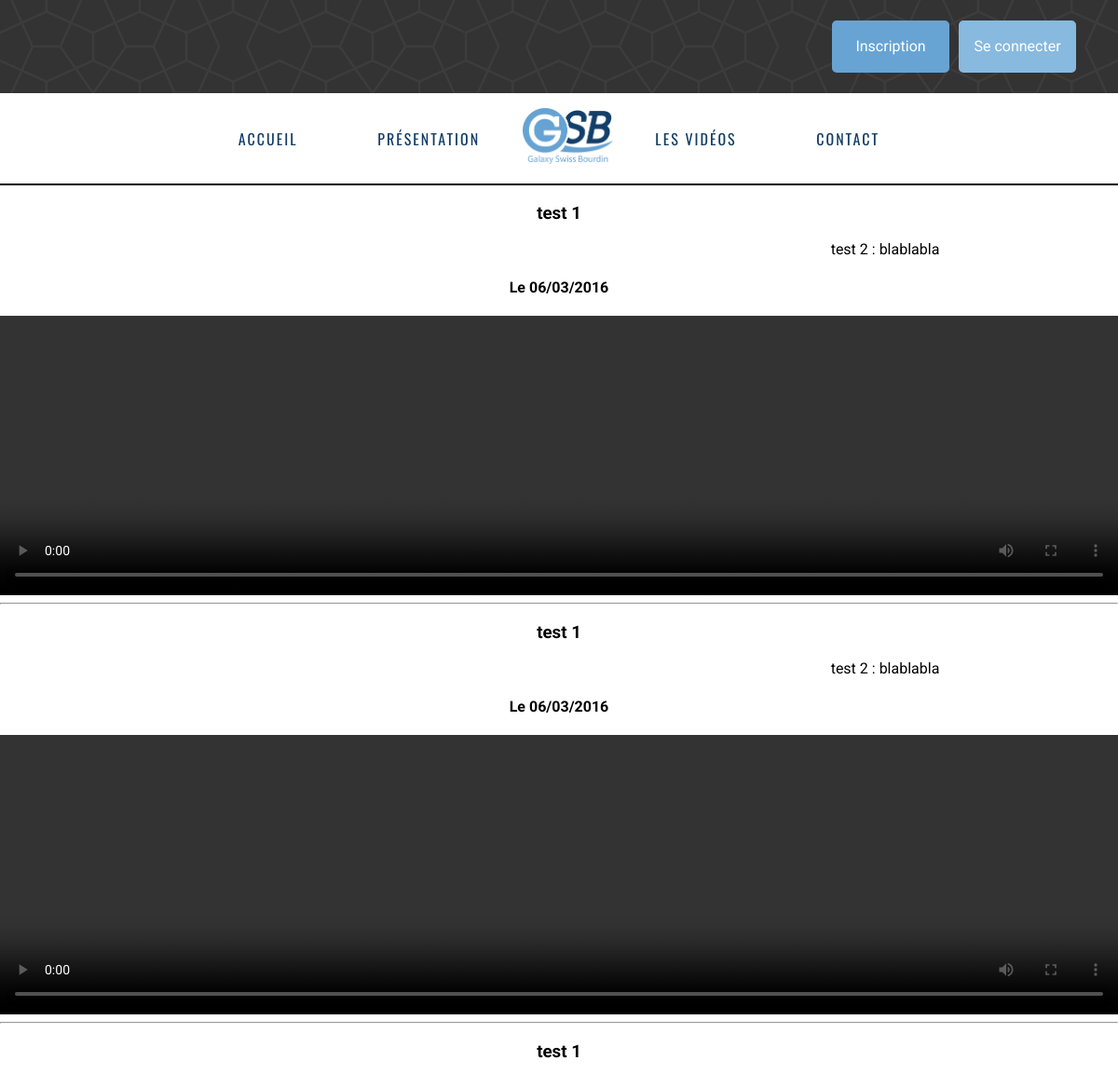
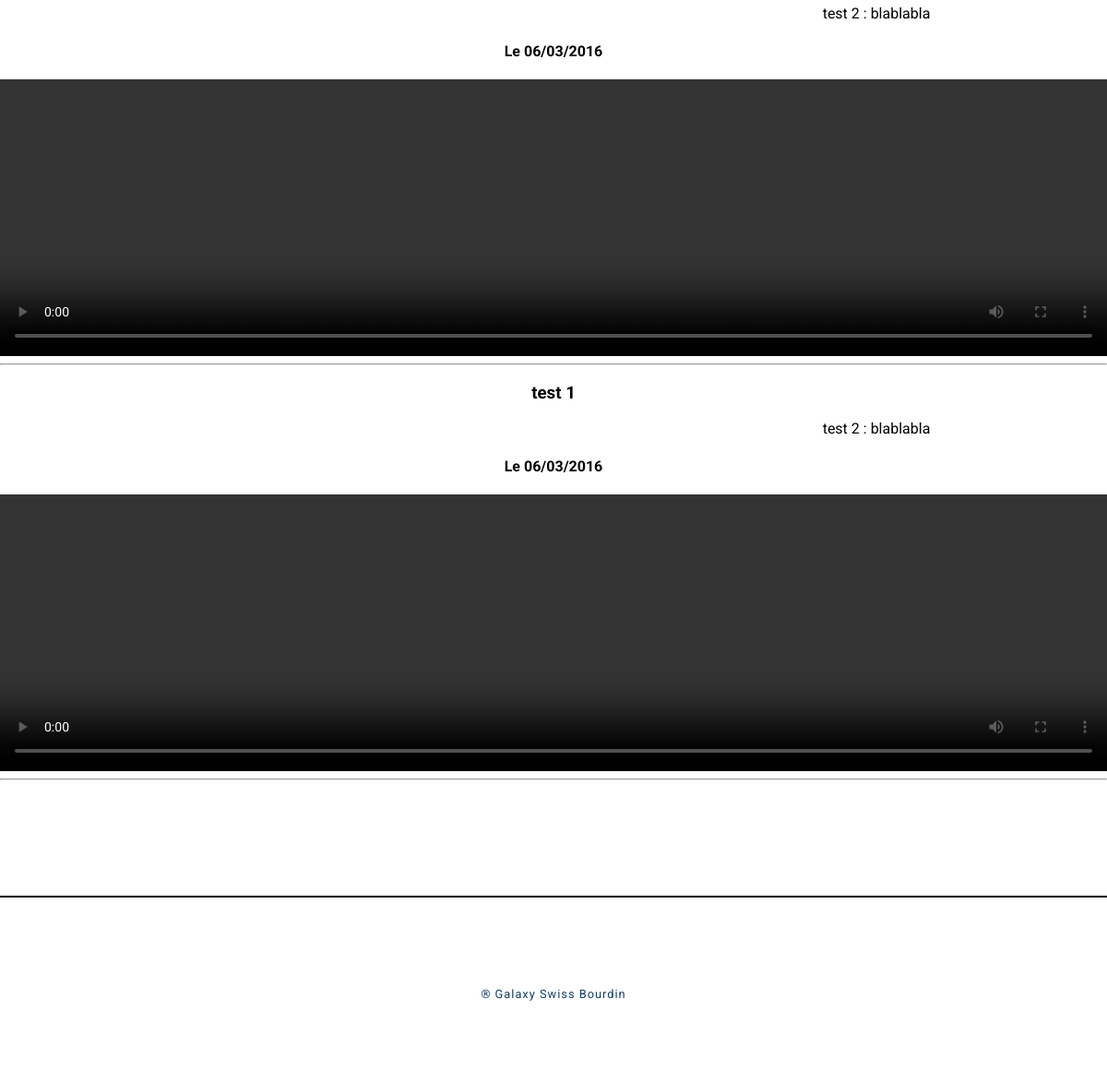
The app's page /affichage_video.php with its own data (2 pictures, top to bottom).
### tables this page shows
CREATE TABLE IF NOT EXISTS `video` (
  `id_video` int(11) NOT NULL AUTO_INCREMENT,
  `id_genre` int(11) DEFAULT NULL,
  `id_utilisateur` int(11) DEFAULT NULL,
  `titre` varchar(100) NOT NULL,
  `description` varchar(150) NOT NULL,
  `video` varchar(255) NOT NULL,
  `date` date NOT NULL,
  PRIMARY KEY (`id_video`),
  KEY `id_genre` (`id_genre`),
  KEY `id_utilisateur` (`id_utilisateur`)
);

### include/manager/VideoManager.class.php (called while the page is built, shortened)
<?php
class VideoManager
{
	private $base;
	public function setDb($base)
	{
		$this->base = $base;
	}
	public function getContenuParDate()
	{
		$tableau = array();
		$compteur = 0;
		$resultat = $this->base->query('SELECT * FROM video order by Date DESC');
		while ($ligne = $resultat->fetch())
		   {
			$video = new Video();
		    $video->setIdVideo($ligne['id_video']);
			$video->setTitre($ligne['titre']);
			$video->setDescription($ligne['description']);
			$video->setDate($ligne['date']);
			$video->setVideo($ligne['video']);
			$tableau[$compteur] = $video;
			$compteur++;
		    }
			return $tableau;
	}
}

### include/class/Video.class.php (called while the page is built, shortened)
<?php
class Video
{
	private $titre;
	private $description;
	private $date;
	private $video;
	public function getTitre()
	{
		return $this->titre;
	}
	public function getDescription()
	{
		return $this->description;
	}
	public function getDate()
	{
		return $this->date;
	}
	public function getVideo()
	{
		return $this->video;
	}
	public function setTitre($titre)
	{
		$this->titre = $titre;
	}
	public function setDescription($description)
	{
		$this->description=$description;
	}
	public function setDate($date)
	{
		$this->date=$date;
	}
	public function setVideo($video)
	{
		$this->video=$video;
	}
}

### affichage_video.php (the view, shortened to what this page needs)
<?php
include('include/class/Video.class.php');
include('include/manager/VideoManager.class.php');
include('include/bdd.php');
include('include/head.php');
include('include/navigation.php');
$VideoManager = new VideoManager($bdd);
	$tableau_retour = $VideoManager->getContenuParDate();
	if (empty($tableau_retour))
	{
		echo 'Aucun message.';
	}
	else {
		foreach ($tableau_retour as $valeur) {
			$dt_debut = date_create_from_format('Y-m-d', $valeur->getDate());
			echo "<h3 class='row-center'>".$valeur->getTitre()."</h3>";
			echo "<div class='row-center'' style='width:1900px'>".$valeur->getDescription()."</div>";
			echo "<h4 class='row-center'>Le ".$dt_debut->format('d/m/Y')."</h4>";
			if ($valeur->getVideo() != "") {
   			echo '<video class="video row-center" width="600" height="300" controls="controls" src="upload/'.$valeur->getVideo().'"></video>'.'<hr>';
			}
		}
	}
include('include/footer.php');

### web/css/app.css (style rules this page uses)
.video { display: flex; flex-flow: row; text-align: center; justify-content:center; width: 100%; }
.row-center { display: flex; justify-content: center; align-items: center; flex-wrap: wrap; align-content: center; }

### web/css/global.css (style rules this page uses)
body, html { font-family: 'Roboto', arial, sans-serif; overflow-x: hidden; }

### records on screen
video: titre "test 1", description "test 2 : blablabla", date "06/03/2016"
video: titre "test 1", description "test 2 : blablabla", date "06/03/2016"
video: titre "test 1", description "test 2 : blablabla", date "06/03/2016"
video: titre "test 1", description "test 2 : blablabla", date "06/03/2016"
